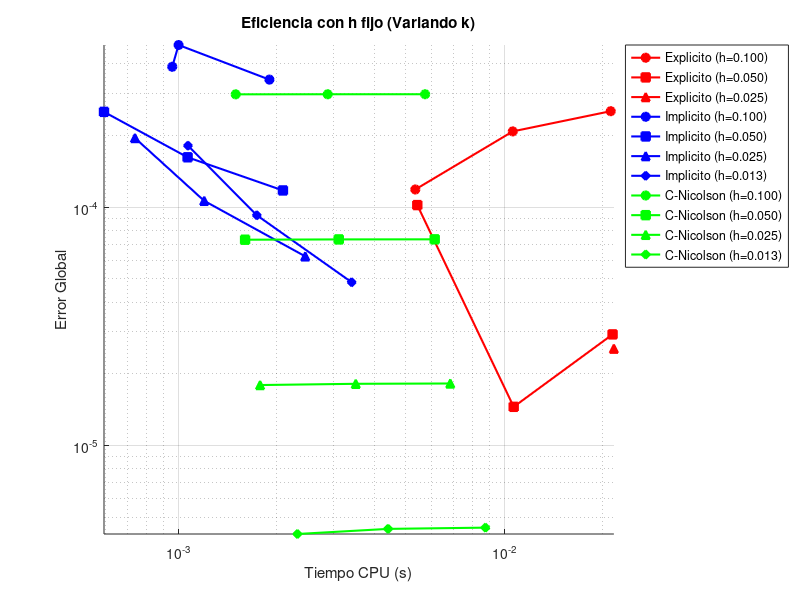
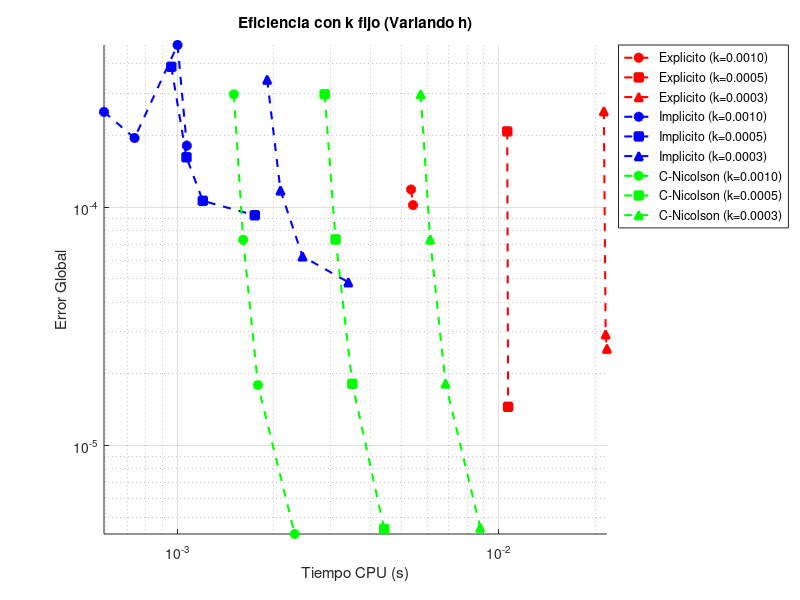
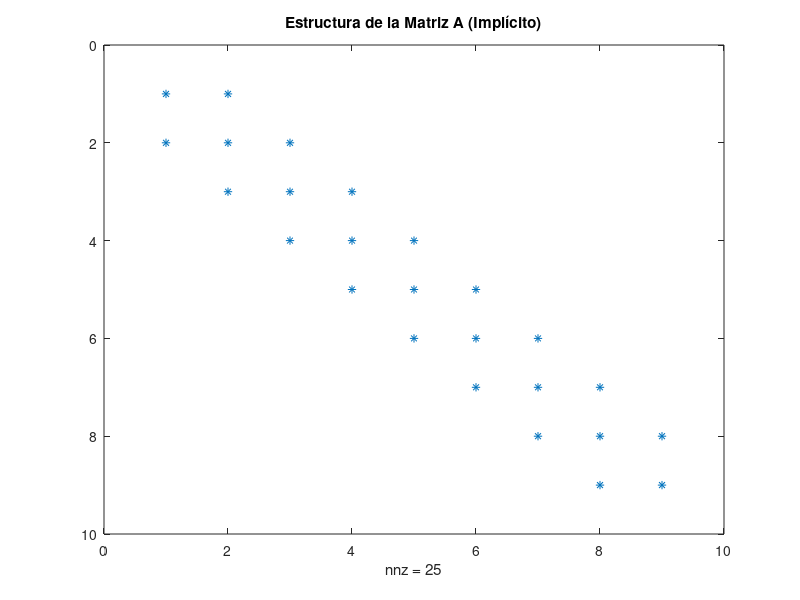
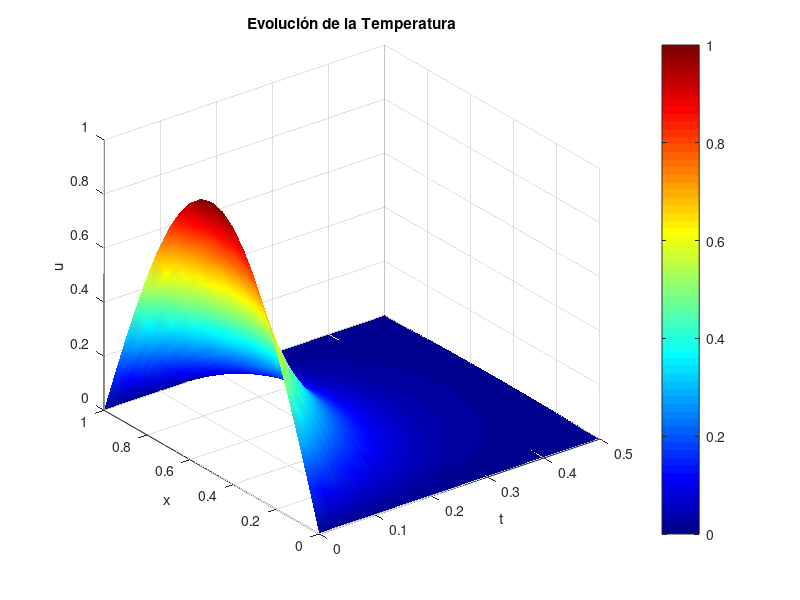

These figures' MATLAB source, in order:
function main_fdm_parabolica_homogenea()

% =========================================================================
% SCRIPT: main_fdm_parabolica_homogenea
% DESCRIPCIÓN: 
%   Resolución numérica y perfilado de eficiencia computacional de la 
%   ecuación del calor 1D homogénea mediante esquemas de Diferencias Finitas.
%   Evalúa convergencia asintótica y estabilidad de Courant-Friedrichs-Lewy (CFL).
%
% ESQUEMAS IMPLEMENTADOS:
%   - Explícito (Condicionalmente estable)
%   - Implícito Puro (Incondicionalmente estable, O(h^2 + k))
%   - Crank-Nicolson (Incondicionalmente estable, O(h^2 + k^2))
% =========================================================================

clc; clear; close all; %Inicialización del entorno computacional y liberación de memoria

% Parámetros físicos y de malla
T_final = 0.5; % Límite temporal
L = 1.0; % Dominio espacial [0, L]
h_val = [0.1, 0.05, 0.025, 0.0125];

% Valores de k ajustados analíticamente para cumplir la restricción r <= 0.5
% y garantizar la estabilidad condicional del método explícito
k_val = [0.001, 0.0005, 0.00025];  

% Estructura de almacenamiento para perfilado de eficiencia
resultados = struct('h', {}, 'k', {}, 'method', {}, 'error', {}, 'time', {});
count = 1; % Inicialización del contador de iteraciones

% Cabecera de la tabla de resultados empíricos
fprintf('%-15s %-10s %-10s %-15s %-10s\n', 'Metodo', 'h', 'k', 'Error Max', 'Tiempo(s)');
fprintf('--------------------------------------------------------------\n');

% =========================================================================
% 1. BUCLE DE CÁLCULO Y ANÁLISIS DE EFICIENCIA
% =========================================================================
% Bucle paramétrico para evaluación de convergencia asintótica y 
% eficiencia computacional de los esquemas numéricos
for h = h_val
    for k = k_val
        
        % 1. Método EXPLÍCITO
        r = k/h^2; % Coeficiente de estabilidad (CFL)
        if r <= 0.5
            tic; % Inicialización de medición de tiempo CPU
            [u_ex, x_ex, ~] = esquema_explicito(L, T_final, h, k);
            t_cpu = toc;
            
            err = calcular_error(u_ex, x_ex, T_final);
            imprimir_datos('Explicito', h, k, err, t_cpu);
            resultados(count) = struct('h', h, 'k', k, 'method', 'Explicito', 'error', err, 'time', t_cpu);
            count = count + 1;
        else 
            % Restricción de estabilidad violada
            fprintf('%-15s %-10.4f %-10.5f %-15s\n', 'Explicito', h, k, 'INESTABLE (r>0.5)');
        end
        
        % 2. Método IMPLÍCITO PURO
        tic;
        [u_im, x_im, ~] = esquema_implicito(L, T_final, h, k);
        t_cpu = toc;
        err = calcular_error(u_im, x_im, T_final);
        imprimir_datos('Implicito', h, k, err, t_cpu);
        resultados(count) = struct('h', h, 'k', k, 'method', 'Implicito', 'error', err, 'time', t_cpu);
        count = count + 1;
        
        % 3. Método CRANK-NICOLSON
        tic;
        [u_cn, x_cn, ~] = esquema_crank_nicolson(L, T_final, h, k);
        t_cpu = toc;
        err = calcular_error(u_cn, x_cn, T_final);
        imprimir_datos('Crank-Nic', h, k, err, t_cpu);
        resultados(count) = struct('h', h, 'k', k, 'method', 'C-Nicolson', 'error', err, 'time', t_cpu);
        count = count + 1;
    end
    fprintf('--------------------------------------------------------------\n');
end

% --- GRÁFICAS Y ANÁLISIS ---
graficar_eficiencia_asintotica(resultados, h_val);

fprintf('\n[INFO] Ejecutando análisis empírico del Orden de Convergencia (EOC)...\n');
calcular_y_mostrar_oc(resultados);

fprintf('\n[INFO] Evaluando topología de esparcidad matricial...\n');
visualizar_matrices(L, 0.1, 0.001);

fprintf('\n[INFO] Renderizando la evolución espaciotemporal 3D de la dinámica térmica...\n');
graficar_evolucion_3d(L, T_final, 0.05, 0.005);

fprintf('\n[INFO] Forzando violación del criterio de estabilidad CFL (r > 0.5) para evidenciar divergencia numérica...\n');
demonstrar_inestabilidad(L, 0.2, 0.05);

fprintf('\n[INFO] Análisis computacional finalizado con éxito.\n');
end

% =========================================================================
%   ESQUEMAS NUMÉRICOS
% =========================================================================

function [u, x, t, U_hist] = esquema_explicito(L, T, h, k)
x = 0:h:L;
t = 0:k:T; % Discretización espaciotemporal

N = length(x);
M = length(t);
r = k / h^2; % Parámetro de red
u = sin(pi * x'); % Condición inicial analítica

if nargout > 3
    U_hist = zeros(N, M);
    U_hist(:,1) = u; 
end

u_nueva = zeros(N, 1);

% Integración temporal mediante aproximación de diferencias finitas centrales
for n = 1:M-1
    % Vectorización del operador para optimización de CPU
    u_nueva(2:N-1) = r*u(1:N-2) + (1 - 2*r)*u(2:N-1) + r*u(3:N);
    
    % Imposición fuerte de Condiciones de Frontera de Dirichlet Homogéneas
    u_nueva(1) = 0;
    u_nueva(N) = 0;
    
    u = u_nueva; 
    if nargout > 3, U_hist(:,n+1) = u; end 
end
end

function [u, x, t, A] = esquema_implicito(L, T, h, k)
x = 0:h:L;
N = length(x);
M = round(T/k);
r = k / h^2;

n_int = N - 2;

% Reducimos el sistema lineal al subespacio de los N-2 nodos interiores, 
% imponiendo las condiciones de frontera de Dirichlet de forma fuerte.
e = ones(n_int, 1); 

% Ensamblaje de la matriz de coeficientes (Topología Tridiagonal)
A = spdiags([-r*e, (1+2*r)*e, -r*e], -1:1, n_int, n_int);

u = sin(pi * x');
u_int = u(2:N-1); % Reducción al subespacio de nodos interiores

for n = 1:M  
    % Resolución del sistema algebraico
    u_int = A \ u_int;
end
u = [0; u_int; 0]; % Levantamiento de condiciones de frontera
t = 0:k:T;
end

function [u, x, t, U_history] = esquema_crank_nicolson(L, T, h, k)
x = 0:h:L;
t = 0:k:T;
N = length(x);
M = length(t);
r = k / h^2;
n_int = N - 2;
e = ones(n_int, 1);

% Ensamblaje de matrices del esquema incondicionalmente estable
A = spdiags([-r/2*e, (1+r)*e, -r/2*e], -1:1, n_int, n_int);
B = spdiags([ r/2*e, (1-r)*e,  r/2*e], -1:1, n_int, n_int);

u = sin(pi * x');
u_inter = u(2:N-1); % Reducción al subespacio de nodos interiores

if nargout > 3
    U_history = zeros(N, M);
    U_history(:,1) = u;
end

for n = 1:M-1 
    rhs = B * u_inter; 
    u_inter = A \ rhs; % Resolución del sistema
    if nargout > 3 
        U_history(:,n+1) = [0; u_inter; 0];
    end
end
u = [0; u_inter; 0];
end

% =========================================================================
%   FUNCIONES DE GRÁFICOS Y ANÁLISIS
% =========================================================================

function calcular_y_mostrar_oc(results)
h_ref = 0.025; 
metodos = {'Implicito', 'C-Nicolson'};
fprintf('   Analizando convergencia temporal para h fijo = %.4f\n', h_ref);

for m = metodos
    metodo = m{1};
    idx = strcmp({results.method}, metodo) & abs([results.h] - h_ref) < 1e-9;
    res_sub = results(idx);
    
    if length(res_sub) > 1
        errs = [res_sub.error];
        ks = [res_sub.k];
        
        [ks, sort_idx] = sort(ks, 'descend');
        errs = errs(sort_idx);
        
        % Computación empírica del orden de convergencia asintótico
        eoc = diff(log(errs)) ./ diff(log(ks)); 
        
        if strcmp(metodo, 'C-Nicolson')
            teorico = "~ 2.0";  
        else
            teorico = "~ 1.0";  
        end
        fprintf('   -> %-12s: EOC promedio = %.2f (Teórico: %s)\n', metodo, mean(eoc), teorico);
    end
end
end

function graficar_eficiencia_asintotica(results, h_val, k_val_all)
if nargin < 3
    k_val_all = unique([results.k]);
end

color = {'r', 'b', 'g'};
trazo = {'o', 's', '^', 'd', 'x', '*'};
metodos = {'Explicito', 'Implicito', 'C-Nicolson'};

% --- GRÁFICA 1: FIJANDO H  ---
figure('Name', 'Eficiencia - h Fijo (Varía k)', 'Color', 'w');
hold on; legend_str = {};
for i = 1:length(metodos)
    metodo_actual = metodos{i};
    col = color{i};
    for j = 1:length(h_val) 
        h_actual = h_val(j); 
        mark = trazo{min(j, length(trazo))};
        idx = strcmp({results.method}, metodo_actual) & abs([results.h] - h_actual) < 1e-9;
        res_m = results(idx);
        
        if ~isempty(res_m)
            [times, sort_idx] = sort([res_m.time]);
            errs = [res_m.error];
            errs = errs(sort_idx);
            loglog(times, errs, [col '-' mark], 'LineWidth', 1.5, ...
                'MarkerFaceColor', col, 'MarkerSize', 6);
            legend_str{end+1} = sprintf('%s (h=%.3f)', metodo_actual, h_actual);
        end
    end
end
grid on;
xlabel('Tiempo CPU (s)'); ylabel('Error Global');
title('Eficiencia con h fijo (Variando k)');
legend(legend_str, 'Location', 'bestoutside'); axis tight;

% --- GRÁFICA 2: FIJANDO K --- 
figure('Name', 'Eficiencia - k Fijo (Varía h)', 'Color', 'w');
hold on; legend_str2 = {};
k_val_all = sort(k_val_all, 'descend');
for i = 1:length(metodos)
    metodo_actual = metodos{i}; col = color{i};
    for j = 1:length(k_val_all)
        k_val = k_val_all(j);
        mark = trazo{min(j, length(trazo))};
        idx = strcmp({results.method}, metodo_actual) & abs([results.k] - k_val) < 1e-9;
        res_m = results(idx);
        if ~isempty(res_m)
            [times, sort_idx] = sort([res_m.time]);
            errs = [res_m.error]; errs = errs(sort_idx);
            loglog(times, errs, [col '--' mark], 'LineWidth', 1.5, ...
                'MarkerFaceColor', col, 'MarkerSize', 6);
            legend_str2{end+1} = sprintf('%s (k=%.4f)', metodo_actual, k_val);
        end
    end
end
grid on;
xlabel('Tiempo CPU (s)'); ylabel('Error Global');
title('Eficiencia con k fijo (Variando h)');
legend(legend_str2, 'Location', 'bestoutside'); axis tight;

end

function demonstrar_inestabilidad(L, T, h)
% Violación de la condición de estabilidad CFL (r > 0.5): Generación de oscilaciones 
% espurias de alta frecuencia por amplificación del error de truncamiento.
k_inestable = 0.60 * h^2; 
r = k_inestable / h^2;
fprintf('   -> Ejecutando Explícito con r=%.2f (Inestable > 0.5)\n', r);
[~, x, ~, U_inest] = esquema_explicito(L, T, h, k_inestable);

figure('Name', 'Inestabilidad Numérica', 'Color', 'w');
plot(x, U_inest(:, end), 'r-o', 'LineWidth', 1.5); hold on;
u_exacta = exp(-pi^2 * T) * sin(pi * x);
plot(x, u_exacta, 'b--', 'LineWidth', 2);
legend('Numérica (Inestable)', 'Exacta');
title(sprintf('Inestabilidad del Método Explícito (r = %.2f)', r));
grid on;
end

function visualizar_matrices(L, h, k)
% Inspección de la topología de la matriz del sistema (esparcidad)
[~, ~, ~, A] = esquema_implicito(L, 0.1, h, k);
figure('Name', 'Estructura Matriz', 'Color', 'w');
spy(A);
title('Estructura de la Matriz A (Implícito)');
end

function graficar_evolucion_3d(L, T, h, k)
[~, x, t, U_total] = esquema_crank_nicolson(L, T, h, k);
[T_mesh, X_mesh] = meshgrid(t, x);
figure('Name', 'Evolución 3D', 'Color', 'w');
surf(T_mesh, X_mesh, U_total);
shading interp; 
colormap jet; 
colorbar; 
xlabel('t'); ylabel('x'); zlabel('u'); title('Evolución de la Temperatura');
end

function imprimir_datos(metodo, h, k, err, t)
fprintf('%-15s %-10.4f %-10.5f %-15.2e %-10.4f\n', metodo, h, k, err, t);
end

function err = calcular_error(u_num, x, t_final)
u_exacta = exp(-pi^2 * t_final) * sin(pi * x');
err = max(abs(u_num - u_exacta));
end
